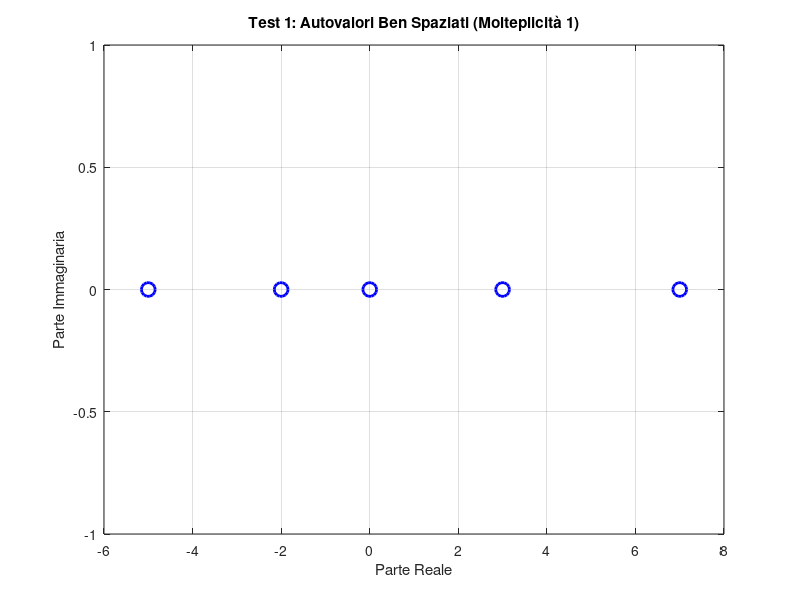

Source code (MATLAB): (Note: this script raises an error after producing the figure.)
%% TEST 1: Autovalori Ben Spaziati (Molteplicità 1)
% Creiamo J come matrice diagonale (tutti blocchi 1x1) con autovalori ben spaziati.
lambda_vals = [-5, -2, 0, 3, 7];
J1 = [];
for i = 1:length(lambda_vals)
    % Ogni blocco è di dimensione 1x1
    J1 = blkdiag(J1, lambda_vals(i));
end
n1 = size(J1,1);
[Q1, ~] = qr(randn(n1));
A1 = Q1' * J1 * Q1;

% Visualizziamo gli autovalori
eig_A1 = eig(A1);
figure;
plot(real(eig_A1), imag(eig_A1), 'bo', 'MarkerSize',10, 'LineWidth',2);
title('Test 1: Autovalori Ben Spaziati (Molteplicità 1)');
xlabel('Parte Reale'); ylabel('Parte Immaginaria'); grid on;
disp('Test 1: Autovalori Ben Spaziati:');
disp(eig_A1);

% Calcoliamo le molteplicità geometriche attese (dovrebbero essere tutte 1)
for i = 1:length(lambda_vals)
    mg = multgeo(A1, lambda_vals(i), 1e-8);
    disp(['Autovalore ', num2str(lambda_vals(i)), ' -> Molteplicità geometrica: ', num2str(mg)]);
end

%% TEST 2: Autovalori Clusterizzati (Molteplicità Bassa: 1-2)
% Creiamo una matrice con un cluster attorno ad un autovalore, ad es. 7.
% Per simulare il clustering usiamo:
%   - Un blocco di Jordan 2x2 per l'autovalore 7 (molteplicità algebrica 2, geometrica 1)
%   - Altri blocchi 1x1 per valori vicini a 7 (es. 7.05 e 6.95)
J2 = [];
J2 = blkdiag(J2, [7, 1; 0, 7]);   % Blocco di Jordan 2x2 per 7
J2 = blkdiag(J2, 7.05);            % Blocco 1x1 per 7.05
J2 = blkdiag(J2, 6.95);            % Blocco 1x1 per 6.95
n2 = size(J2,1);
[Q2, ~] = qr(randn(n2));
A2 = Q2' * J2 * Q2;

% Visualizziamo gli autovalori
eig_A2 = eig(A2);
figure;
plot(real(eig_A2), imag(eig_A2), 'ro', 'MarkerSize',10, 'LineWidth',2);
title('Test 2: Autovalori Clusterizzati attorno a 7 (Molteplicità 1-2)');
xlabel('Parte Reale'); ylabel('Parte Immaginaria'); grid on;
disp('Test 2: Autovalori Clusterizzati:');
disp(eig_A2);

% Molteplicità geometrica per 7 (dovrebbe essere 1, a causa del blocco 2x2)
mg_cluster = multgeo(A2, 7, 1e-8);
disp(['Autovalore 7 (clusterizzato) -> Molteplicità geometrica: ', num2str(mg_cluster)]);

% Stima della molteplicità algebrica tramite multalg (dovrebbe stimare 2 per il blocco 2x2)
it = 5; maxit = 20;
[lambda_est2, m_est2, flag2] = multalg(A2, 7, 1e-8, it, maxit);
disp(['Test 2: multalg -> lambda stimato: ', num2str(lambda_est2), ...
      ', Molteplicità algebrica stimata: ', num2str(m_est2), ', Flag: ', num2str(flag2)]);

%% TEST 3: Autovalori con Molteplicità Alta (3-7)
% Creiamo una matrice J con blocchi di Jordan di dimensione maggiore:
%   - Un autovalore 3 semplice (blocco 1x1)
%   - Un autovalore 9 con blocco 4x4 (molteplicità algebrica 4, geometrica 1)
%   - Un autovalore 5 con blocco 2x2 (molteplicità algebrica 2, geometrica 1)
J3 = [];
J3 = blkdiag(J3, 3);   % Blocco 1x1 per 3
% Blocco di Jordan 4x4 per 9:
J_block9 = 9 * eye(4) + diag(ones(3,1), 1);
J3 = blkdiag(J3, J_block9);
% Blocco di Jordan 2x2 per 5:
J_block5 = 5 * eye(2) + diag(ones(1,1), 1);
J3 = blkdiag(J3, J_block5);
n3 = size(J3,1);
[Q3, ~] = qr(randn(n3));
A3 = Q3' * J3 * Q3;

% Visualizziamo gli autovalori
eig_A3 = eig(A3);
figure;
plot(real(eig_A3), imag(eig_A3), 'ks', 'MarkerSize',10, 'LineWidth',2);
title('Test 3: Autovalori con Molteplicità Alta (3-7)');
xlabel('Parte Reale'); ylabel('Parte Immaginaria'); grid on;
disp('Test 3: Autovalori con Molteplicità Alta:');
disp(eig_A3);

% Calcoliamo le molteplicità geometriche:
mg_3 = multgeo(A3, 3, 1e-8);
mg_9 = multgeo(A3, 9, 1e-8);
mg_5 = multgeo(A3, 5, 1e-8);
disp(['Autovalore 3 -> Molteplicità geometrica: ', num2str(mg_3)]);
disp(['Autovalore 9 -> Molteplicità geometrica: ', num2str(mg_9)]);
disp(['Autovalore 5 -> Molteplicità geometrica: ', num2str(mg_5)]);

% Stima della molteplicità algebrica per l'autovalore 9 tramite multalg.
% Partiamo da un valore iniziale vicino a 9 (es. 9.1).
[lambda_est3, m_est3, flag3] = multalg(A3, 9.1, 1e-8, 5, 20);
disp(['Test 3: multalg per autovalore 9 -> lambda stimato: ', num2str(lambda_est3), ...
      ', Molteplicità algebrica stimata: ', num2str(m_est3), ', Flag: ', num2str(flag3)]);

%% COMMENTI GENERALI SUL TEST
%
% TEST 1:
% - Viene creata una matrice J1 diagonale con autovalori ben spaziati: -5, -2, 0, 3, 7.
% - La matrice A1 viene ottenuta tramite una trasformazione ortogonale (A1 = Q1' * J1 * Q1),
%   che preserva gli autovalori.
% - Vengono calcolati e visualizzati gli autovalori di A1.
% - Per ciascun autovalore, si calcola la molteplicità geometrica usando la funzione multgeo,
%   che dovrebbe restituire 1 per ciascun autovalore, in quanto ogni blocco è 1x1.
%
% TEST 2:
% - Viene creata una matrice J2 che simula un clustering attorno all'autovalore 7.
% - In J2, si include un blocco di Jordan 2x2 per l'autovalore 7 (molteplicità algebrica 2, 
%   ma molteplicità geometrica 1) e due blocchi 1x1 per valori leggermente diversi (7.05 e 6.95).
% - La matrice A2 viene ottenuta come A2 = Q2' * J2 * Q2.
% - Vengono visualizzati gli autovalori e si calcola la molteplicità geometrica per l'autovalore 7,
%   che dovrebbe essere 1 a causa della presenza del blocco 2x2.
% - La funzione multalg viene utilizzata per stimare la molteplicità algebrica di 7, che dovrebbe essere 2.
%
% TEST 3:
% - Viene creata una matrice J3 con blocchi di Jordan di dimensioni maggiori:
%   - Un blocco 1x1 per l'autovalore 3.
%   - Un blocco 4x4 per l'autovalore 9, che implica una molteplicità algebrica 4 ma geometrica 1.
%   - Un blocco 2x2 per l'autovalore 5, che implica una molteplicità algebrica 2 ma geometrica 1.
% - La matrice A3 è ottenuta tramite una trasformazione ortogonale (A3 = Q3' * J3 * Q3),
%   mantenendo gli autovalori invariati.
% - Gli autovalori di A3 vengono visualizzati, e per ciascuno vengono calcolate le molteplicità geometriche.
% - La funzione multalg viene utilizzata per stimare la molteplicità algebrica dell'autovalore 9,
%   partendo da un valore iniziale vicino a 9 (9.1), e la stima dovrebbe essere 4.
%
% In tutti i test, le trasformazioni ortogonali (QR) garantiscono che la struttura spettrale
% delle matrici J venga preservata in A. Inoltre, le funzioni multgeo e multalg sono verificate
% confrontando i risultati ottenuti con le aspettative teoriche (definite dalle dimensioni dei blocchi
% di Jordan costruiti).
